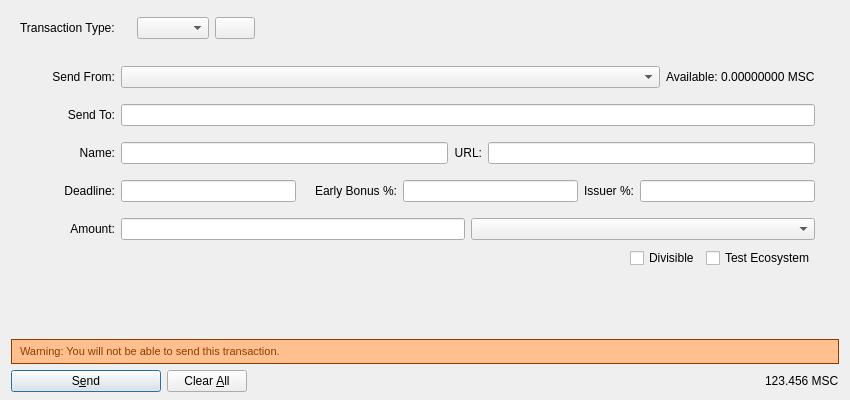
<?xml version="1.0" encoding="UTF-8"?>
<ui version="4.0">
 <class>SendMPDialog</class>
 <widget class="QDialog" name="SendMPDialog">
  <property name="geometry">
   <rect>
    <x>0</x>
    <y>0</y>
    <width>850</width>
    <height>400</height>
   </rect>
  </property>
  <property name="windowTitle">
   <string>Send Coins</string>
  </property>
  <property name="autoFillBackground">
   <bool>true</bool>
  </property>
  <layout class="QVBoxLayout" name="verticalLayout" stretch="0,0,0">
   <property name="bottomMargin">
    <number>8</number>
   </property>
   <item>
    <widget class="QWidget" name="horizontalWidget_3" native="true">
     <layout class="QHBoxLayout" name="horizontalLayout_7">
      <property name="topMargin">
       <number>6</number>
      </property>
      <property name="bottomMargin">
       <number>12</number>
      </property>
      <item>
       <widget class="QLabel" name="label_3">
        <property name="styleSheet">
         <string notr="true"/>
        </property>
        <property name="text">
         <string>Transaction Type: </string>
        </property>
       </widget>
      </item>
      <item>
       <widget class="QLabel" name="typeLabel">
        <property name="styleSheet">
         <string notr="true">QLabel {font-weight:bold;}</string>
        </property>
        <property name="text">
         <string/>
        </property>
       </widget>
      </item>
      <item>
       <widget class="QComboBox" name="typeCombo">
        <property name="enabled">
         <bool>true</bool>
        </property>
       </widget>
      </item>
      <item>
       <widget class="QPushButton" name="settingsButton">
        <property name="text">
         <string/>
        </property>
        <property name="icon">
         <iconset resource="../bitcoin.qrc">
          <normaloff>:/icons/options</normaloff>
          <normalon>:/icons/options</normalon>
          <disabledoff>:/icons/options</disabledoff>
          <disabledon>:/icons/options</disabledon>
          <activeoff>:/icons/options</activeoff>
          <activeon>:/icons/options</activeon>
          <selectedoff>:/icons/options</selectedoff>
          <selectedon>:/icons/options</selectedon>:/icons/options</iconset>
        </property>
        <property name="flat">
         <bool>false</bool>
        </property>
       </widget>
      </item>
      <item>
       <spacer name="horizontalSpacer_9">
        <property name="orientation">
         <enum>Qt::Horizontal</enum>
        </property>
        <property name="sizeHint" stdset="0">
         <size>
          <width>40</width>
          <height>20</height>
         </size>
        </property>
       </spacer>
      </item>
     </layout>
    </widget>
   </item>
   <item>
    <widget class="QScrollArea" name="scrollArea">
     <property name="frameShape">
      <enum>QFrame::NoFrame</enum>
     </property>
     <property name="frameShadow">
      <enum>QFrame::Plain</enum>
     </property>
     <property name="widgetResizable">
      <bool>true</bool>
     </property>
     <widget class="QWidget" name="scrollAreaWidgetContents">
      <property name="geometry">
       <rect>
        <x>0</x>
        <y>0</y>
        <width>832</width>
        <height>303</height>
       </rect>
      </property>
      <layout class="QVBoxLayout" name="verticalLayout_2" stretch="0,0,0,0,0,0,1,0">
       <property name="leftMargin">
        <number>0</number>
       </property>
       <property name="topMargin">
        <number>0</number>
       </property>
       <property name="rightMargin">
        <number>0</number>
       </property>
       <property name="bottomMargin">
        <number>0</number>
       </property>
       <item>
        <widget class="QWidget" name="wgtFrom" native="true">
         <layout class="QHBoxLayout" name="FromHLayout">
          <item>
           <widget class="QLabel" name="sendFromLabel">
            <property name="sizePolicy">
             <sizepolicy hsizetype="Fixed" vsizetype="Fixed">
              <horstretch>0</horstretch>
              <verstretch>0</verstretch>
             </sizepolicy>
            </property>
            <property name="minimumSize">
             <size>
              <width>95</width>
              <height>0</height>
             </size>
            </property>
            <property name="text">
             <string>Send From:</string>
            </property>
            <property name="alignment">
             <set>Qt::AlignRight|Qt::AlignTrailing|Qt::AlignVCenter</set>
            </property>
            <property name="margin">
             <number>8</number>
            </property>
           </widget>
          </item>
          <item>
           <widget class="QComboBox" name="sendFromComboBox">
            <property name="sizePolicy">
             <sizepolicy hsizetype="Expanding" vsizetype="Fixed">
              <horstretch>0</horstretch>
              <verstretch>0</verstretch>
             </sizepolicy>
            </property>
           </widget>
          </item>
          <item>
           <widget class="QLabel" name="balanceLabel">
            <property name="text">
             <string>Available: 0.00000000 MSC</string>
            </property>
            <property name="margin">
             <number>8</number>
            </property>
           </widget>
          </item>
          <item>
           <spacer name="horizontalSpacer_2">
            <property name="orientation">
             <enum>Qt::Horizontal</enum>
            </property>
            <property name="sizeType">
             <enum>QSizePolicy::Fixed</enum>
            </property>
            <property name="sizeHint" stdset="0">
             <size>
              <width>15</width>
              <height>20</height>
             </size>
            </property>
           </spacer>
          </item>
         </layout>
        </widget>
       </item>
       <item>
        <widget class="QWidget" name="wgtTo" native="true">
         <layout class="QHBoxLayout" name="ToHLayout">
          <property name="topMargin">
           <number>1</number>
          </property>
          <item>
           <widget class="QLabel" name="sendToLabel">
            <property name="minimumSize">
             <size>
              <width>95</width>
              <height>0</height>
             </size>
            </property>
            <property name="layoutDirection">
             <enum>Qt::LeftToRight</enum>
            </property>
            <property name="text">
             <string>Send To:</string>
            </property>
            <property name="alignment">
             <set>Qt::AlignRight|Qt::AlignTrailing|Qt::AlignVCenter</set>
            </property>
            <property name="margin">
             <number>8</number>
            </property>
           </widget>
          </item>
          <item>
           <widget class="QLineEdit" name="sendToLineEdit"/>
          </item>
          <item>
           <spacer name="horizontalSpacer_3">
            <property name="orientation">
             <enum>Qt::Horizontal</enum>
            </property>
            <property name="sizeType">
             <enum>QSizePolicy::Fixed</enum>
            </property>
            <property name="sizeHint" stdset="0">
             <size>
              <width>15</width>
              <height>20</height>
             </size>
            </property>
           </spacer>
          </item>
         </layout>
        </widget>
       </item>
       <item>
        <widget class="QWidget" name="wgtProp" native="true">
         <layout class="QHBoxLayout" name="propLayout" stretch="0,0,0,0,0">
          <property name="topMargin">
           <number>1</number>
          </property>
          <item>
           <widget class="QLabel" name="label">
            <property name="minimumSize">
             <size>
              <width>95</width>
              <height>0</height>
             </size>
            </property>
            <property name="text">
             <string>Name:</string>
            </property>
            <property name="alignment">
             <set>Qt::AlignRight|Qt::AlignTrailing|Qt::AlignVCenter</set>
            </property>
            <property name="margin">
             <number>8</number>
            </property>
           </widget>
          </item>
          <item>
           <widget class="QLineEdit" name="nameLE"/>
          </item>
          <item>
           <widget class="QLabel" name="label_2">
            <property name="minimumSize">
             <size>
              <width>0</width>
              <height>0</height>
             </size>
            </property>
            <property name="text">
             <string>URL:</string>
            </property>
            <property name="alignment">
             <set>Qt::AlignRight|Qt::AlignTrailing|Qt::AlignVCenter</set>
            </property>
            <property name="margin">
             <number>8</number>
            </property>
           </widget>
          </item>
          <item>
           <widget class="QLineEdit" name="urlLE"/>
          </item>
          <item>
           <spacer name="horizontalSpacer_4">
            <property name="orientation">
             <enum>Qt::Horizontal</enum>
            </property>
            <property name="sizeType">
             <enum>QSizePolicy::Fixed</enum>
            </property>
            <property name="sizeHint" stdset="0">
             <size>
              <width>15</width>
              <height>20</height>
             </size>
            </property>
           </spacer>
          </item>
         </layout>
        </widget>
       </item>
       <item>
        <widget class="QWidget" name="wgtCrowd" native="true">
         <layout class="QHBoxLayout" name="crowdLayout">
          <property name="topMargin">
           <number>1</number>
          </property>
          <item>
           <widget class="QLabel" name="label_5">
            <property name="minimumSize">
             <size>
              <width>95</width>
              <height>0</height>
             </size>
            </property>
            <property name="text">
             <string>Deadline:</string>
            </property>
            <property name="alignment">
             <set>Qt::AlignRight|Qt::AlignTrailing|Qt::AlignVCenter</set>
            </property>
            <property name="margin">
             <number>8</number>
            </property>
           </widget>
          </item>
          <item>
           <widget class="QLineEdit" name="deadlineLE"/>
          </item>
          <item>
           <widget class="QLabel" name="label_6">
            <property name="minimumSize">
             <size>
              <width>95</width>
              <height>0</height>
             </size>
            </property>
            <property name="text">
             <string>Early Bonus %:</string>
            </property>
            <property name="alignment">
             <set>Qt::AlignRight|Qt::AlignTrailing|Qt::AlignVCenter</set>
            </property>
            <property name="margin">
             <number>8</number>
            </property>
           </widget>
          </item>
          <item>
           <widget class="QLineEdit" name="earlybirdLE"/>
          </item>
          <item>
           <widget class="QLabel" name="label_7">
            <property name="minimumSize">
             <size>
              <width>0</width>
              <height>0</height>
             </size>
            </property>
            <property name="text">
             <string>Issuer %:</string>
            </property>
            <property name="alignment">
             <set>Qt::AlignRight|Qt::AlignTrailing|Qt::AlignVCenter</set>
            </property>
            <property name="margin">
             <number>8</number>
            </property>
           </widget>
          </item>
          <item>
           <widget class="QLineEdit" name="issuerLE"/>
          </item>
          <item>
           <spacer name="horizontalSpacer_8">
            <property name="orientation">
             <enum>Qt::Horizontal</enum>
            </property>
            <property name="sizeType">
             <enum>QSizePolicy::Fixed</enum>
            </property>
            <property name="sizeHint" stdset="0">
             <size>
              <width>15</width>
              <height>20</height>
             </size>
            </property>
           </spacer>
          </item>
         </layout>
        </widget>
       </item>
       <item>
        <widget class="QWidget" name="wgtAmount" native="true">
         <layout class="QHBoxLayout" name="horizontalLayout_3">
          <property name="topMargin">
           <number>1</number>
          </property>
          <property name="bottomMargin">
           <number>1</number>
          </property>
          <item>
           <widget class="QLabel" name="amountLabel">
            <property name="minimumSize">
             <size>
              <width>95</width>
              <height>0</height>
             </size>
            </property>
            <property name="text">
             <string>Amount:</string>
            </property>
            <property name="alignment">
             <set>Qt::AlignRight|Qt::AlignTrailing|Qt::AlignVCenter</set>
            </property>
            <property name="margin">
             <number>8</number>
            </property>
           </widget>
          </item>
          <item>
           <widget class="QLineEdit" name="amountLineEdit"/>
          </item>
          <item>
           <widget class="QComboBox" name="propertyComboBox">
            <property name="sizePolicy">
             <sizepolicy hsizetype="Expanding" vsizetype="Fixed">
              <horstretch>0</horstretch>
              <verstretch>0</verstretch>
             </sizepolicy>
            </property>
           </widget>
          </item>
          <item>
           <spacer name="horizontalSpacer_5">
            <property name="orientation">
             <enum>Qt::Horizontal</enum>
            </property>
            <property name="sizeType">
             <enum>QSizePolicy::Fixed</enum>
            </property>
            <property name="sizeHint" stdset="0">
             <size>
              <width>15</width>
              <height>20</height>
             </size>
            </property>
           </spacer>
          </item>
         </layout>
        </widget>
       </item>
       <item>
        <widget class="QWidget" name="wgtPropOptions" native="true">
         <layout class="QHBoxLayout" name="propOptionsLayout">
          <property name="topMargin">
           <number>1</number>
          </property>
          <item>
           <spacer name="horizontalSpacer_7">
            <property name="orientation">
             <enum>Qt::Horizontal</enum>
            </property>
            <property name="sizeHint" stdset="0">
             <size>
              <width>40</width>
              <height>20</height>
             </size>
            </property>
           </spacer>
          </item>
          <item>
           <widget class="QLabel" name="label_8">
            <property name="minimumSize">
             <size>
              <width>95</width>
              <height>0</height>
             </size>
            </property>
            <property name="text">
             <string/>
            </property>
            <property name="margin">
             <number>8</number>
            </property>
           </widget>
          </item>
          <item>
           <widget class="QCheckBox" name="chkDivisible">
            <property name="text">
             <string>Divisible</string>
            </property>
           </widget>
          </item>
          <item>
           <widget class="QCheckBox" name="chkTestEco">
            <property name="text">
             <string>Test Ecosystem</string>
            </property>
           </widget>
          </item>
          <item>
           <spacer name="horizontalSpacer_6">
            <property name="orientation">
             <enum>Qt::Horizontal</enum>
            </property>
            <property name="sizeType">
             <enum>QSizePolicy::Fixed</enum>
            </property>
            <property name="sizeHint" stdset="0">
             <size>
              <width>15</width>
              <height>20</height>
             </size>
            </property>
           </spacer>
          </item>
         </layout>
        </widget>
       </item>
       <item>
        <spacer name="verticalSpacer">
         <property name="orientation">
          <enum>Qt::Vertical</enum>
         </property>
         <property name="sizeHint" stdset="0">
          <size>
           <width>20</width>
           <height>40</height>
          </size>
         </property>
        </spacer>
       </item>
       <item>
        <layout class="QHBoxLayout" name="horizontalLayout_4">
         <property name="bottomMargin">
          <number>0</number>
         </property>
         <item>
          <widget class="QLabel" name="feeWarningLabel">
           <property name="font">
            <font>
             <pointsize>8</pointsize>
            </font>
           </property>
           <property name="styleSheet">
            <string notr="true">QLabel { 
border: 1px solid rgb(142,61,0);padding:5px 5px 5px 5px;background-repeat: no-repeat;background-position: 10px center;color: #133959;background-color: rgb(255,191,142); color:rgb(142,61,0);} </string>
           </property>
           <property name="text">
            <string>Warning: You will not be able to send this transaction.</string>
           </property>
           <property name="alignment">
            <set>Qt::AlignLeading|Qt::AlignLeft|Qt::AlignVCenter</set>
           </property>
          </widget>
         </item>
        </layout>
       </item>
      </layout>
      <zorder>wgtPropOptions</zorder>
      <zorder>wgtProp</zorder>
      <zorder>wgtCrowd</zorder>
      <zorder>wgtAmount</zorder>
     </widget>
    </widget>
   </item>
   <item>
    <layout class="QHBoxLayout" name="horizontalLayout">
     <item>
      <widget class="QPushButton" name="sendButton">
       <property name="minimumSize">
        <size>
         <width>150</width>
         <height>0</height>
        </size>
       </property>
       <property name="toolTip">
        <string>Confirm the send action</string>
       </property>
       <property name="text">
        <string>S&amp;end</string>
       </property>
       <property name="icon">
        <iconset resource="../bitcoin.qrc">
         <normaloff>:/icons/send</normaloff>:/icons/send</iconset>
       </property>
       <property name="default">
        <bool>true</bool>
       </property>
      </widget>
     </item>
     <item>
      <widget class="QPushButton" name="clearButton">
       <property name="sizePolicy">
        <sizepolicy hsizetype="Minimum" vsizetype="Fixed">
         <horstretch>0</horstretch>
         <verstretch>0</verstretch>
        </sizepolicy>
       </property>
       <property name="toolTip">
        <string>Clear all fields of the form.</string>
       </property>
       <property name="text">
        <string>Clear &amp;All</string>
       </property>
       <property name="icon">
        <iconset resource="../bitcoin.qrc">
         <normaloff>:/icons/remove</normaloff>:/icons/remove</iconset>
       </property>
       <property name="autoRepeatDelay">
        <number>300</number>
       </property>
       <property name="autoDefault">
        <bool>false</bool>
       </property>
      </widget>
     </item>
     <item>
      <spacer name="horizontalSpacer">
       <property name="orientation">
        <enum>Qt::Horizontal</enum>
       </property>
       <property name="sizeHint" stdset="0">
        <size>
         <width>40</width>
         <height>20</height>
        </size>
       </property>
      </spacer>
     </item>
     <item>
      <layout class="QHBoxLayout" name="horizontalLayout_2">
       <property name="spacing">
        <number>3</number>
       </property>
       <item>
        <widget class="QLabel" name="globalBalanceLabel">
         <property name="sizePolicy">
          <sizepolicy hsizetype="Preferred" vsizetype="Fixed">
           <horstretch>0</horstretch>
           <verstretch>0</verstretch>
          </sizepolicy>
         </property>
         <property name="cursor">
          <cursorShape>IBeamCursor</cursorShape>
         </property>
         <property name="text">
          <string notr="true">123.456 MSC</string>
         </property>
         <property name="textInteractionFlags">
          <set>Qt::LinksAccessibleByMouse|Qt::TextSelectableByKeyboard|Qt::TextSelectableByMouse</set>
         </property>
        </widget>
       </item>
      </layout>
     </item>
    </layout>
   </item>
  </layout>
 </widget>
 <resources>
  <include location="../bitcoin.qrc"/>
 </resources>
 <connections/>
</ui>
